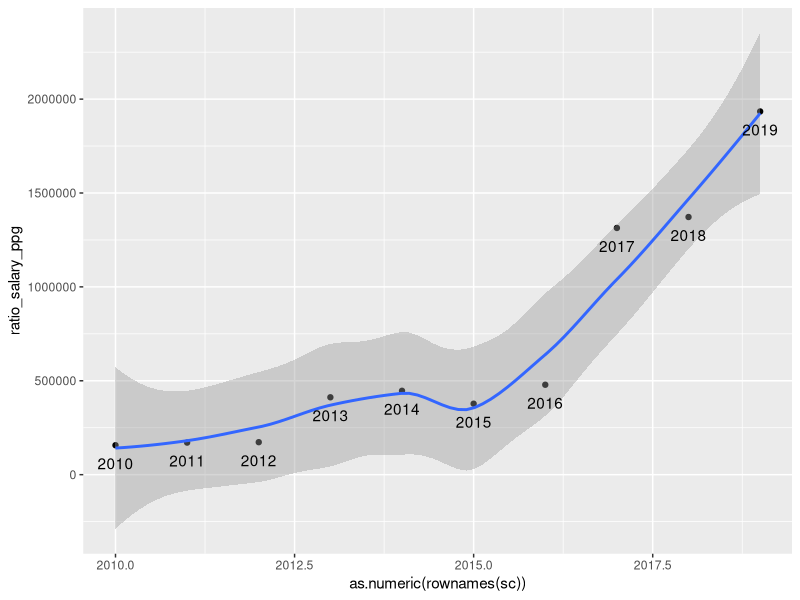
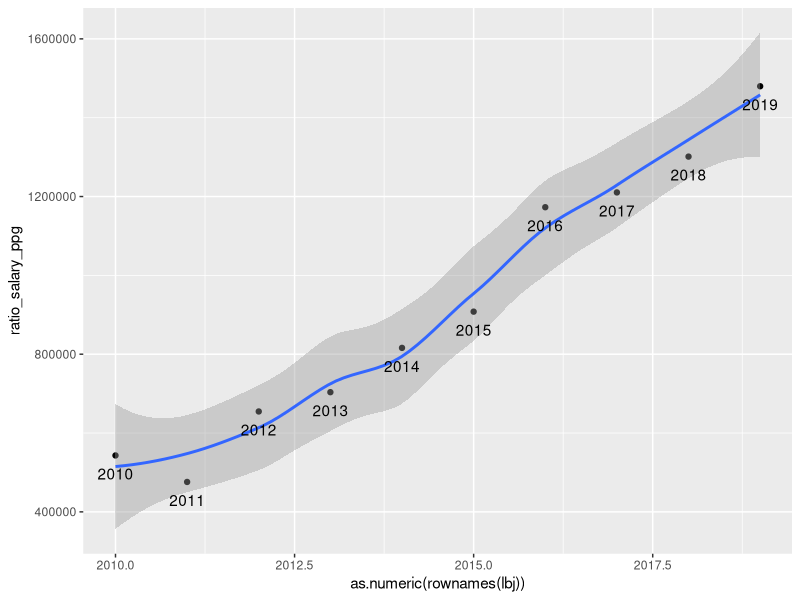
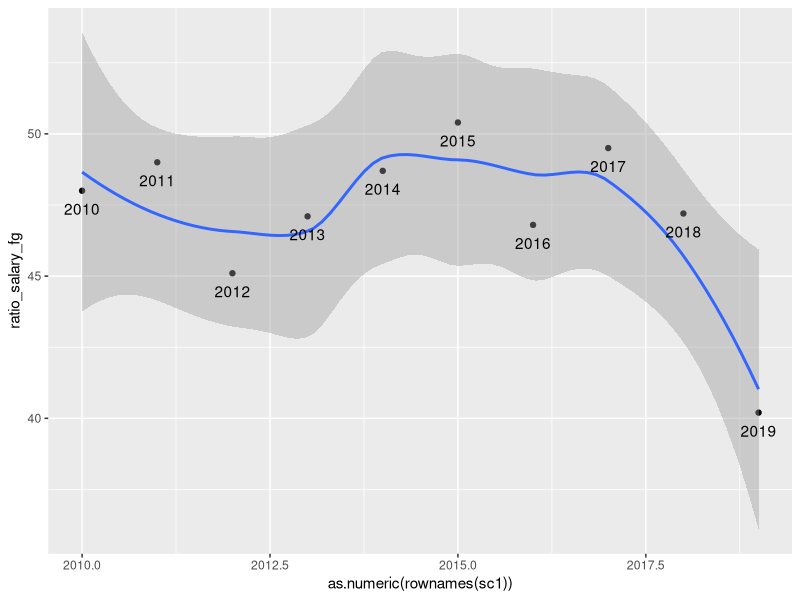

The R source for these figures, in order: (Note: this script raises an error after producing the figures.)
#The followings are data frames for "Salary" "PPG" "FG%" "GP" "MPG"

#SALARY
curry.salary<-c(2913840,2508901,3958742,9887642,10629213,
         11370786,12112359,34682550,37457154,40231758)
westbrook.salary<- c(4017720,4090724,13668750,14693906,15719062,
             16744218,26540100,28530608,35654150,37303152)
paul.salary<- c(14490152,13167648,17779458,18668431,20068563,21468696,
        22868828,24268959,35654150,36099827)
durant.salary<- c(6053663,12480948,16669629,17832627,18995624,
          20158622,26540100,25000000,30000000,37199000)
harden.salary<- c(4304520,3706270,5820416,13701250,14728844,15756438,
          26540100,28299399,30421854,35811563)
wall.salary <- c(5144280,4451040,5915880,7459925,14746000,15851950,
        16957900,18063850,19169800,38199000)
james.salary<- c(14500000,12896159,17545000,19067500,20644400,
         22970500,30963450,33285709,35654150,37436858)
lowry.salary<- c(5750000,4628049,5750000,6210000,12000000,
         12000000,12000000,28703704,31000000,32809028)
griffin.salary<- c(5357280,4612820,7226892,16441500,17674613,
           18907725,20140838,32088932,31873932,
           34234964)
george.salary<- c(2238660,1936730,2574120,3282003,15925680,
          17120106,18314532,19508958,30560700,33005556)

salary <- data.frame(curry.salary, westbrook.salary, paul.salary, durant.salary, harden.salary, wall.salary, james.salary, lowry.salary, griffin.salary, george.salary)
SALARY<- as.data.frame(t(salary))


rownames(SALARY)<-c("Stephen Curry","Russell Westbrook","Chris Paul", "Kevin Durant","James Harden",
                    "John Wall","LeBron James", "Kyle Lowry","Blake Griffin","Paul George")
colnames(SALARY) = c("2010-11","2011-12","2012-13","2013-14","2014-15","2015-16","2016-17","2017-18","2018-19","2019-20")

SALARY

#_________________________________________________________________________________________________________________

#PPG (Points Per Game)
curry.ppg <- c(18.6, 14.7, 22.9, 24.0, 23.8, 30.1, 25.3, 26.4, 27.3, 20.8)
westbrook.ppg <- c(21.9, 23.6, 23.2, 21.8, 28.1, 23.5, 31.6, 25.4	, 22.9, 27.2)
paul.ppg <- c(15.9, 19.8, 16.9, 19.1, 19.1, 19.5, 18.1, 18.6, 15.6, 17.6)
durant.ppg <- c(27.7, 28.0, 28.1, 32.0, 25.4, 28.2, 25.1, 26.4, 26.0, 0)
harden.ppg <- c(12.2, 16.8, 25.9, 25.4, 27.4, 29.0, 29.1, 30.4, 36.1, 34.3)
wall.ppg <- c(16.4, 16.3, 18.5, 19.3, 17.6, 19.9, 23.1, 19.4, 20.7, 0.0)
james.ppg <- c(26.7, 27.1, 26.8, 27.1, 25.3, 25.3, 26.4, 27.5, 27.4, 25.3)
lowry.ppg <- c(13.5, 14.3, 11.6, 17.9, 17.8, 21.2, 22.4, 16.2, 14.2, 19.4)
griffin.ppg <- c(22.5, 20.7, 18.0, 24.1, 21.9, 21.4, 21.6, 21.4, 24.5, 15.5)
george.ppg <- c(7.8, 12.1, 17.4, 21.7, 8.8, 23.1, 23.7, 21.9, 28.0, 21.5)

ppg <- data.frame(curry.ppg, westbrook.ppg, paul.ppg, durant.ppg, harden.ppg, wall.ppg, james.ppg, lowry.ppg, griffin.ppg, george.ppg)
PPG <- as.data.frame(t(ppg))

rownames(PPG) <- c("Stephen Curry", "Russell Westbrook", "Chris Paul", "Kevin Durant", "James Harden",
                   "John Wall", "Lebron James", "Kyle Lowry", "Blake Griffin", "Paul George")
colnames(PPG) = c("2010-11","2011-12","2012-13","2013-14","2014-15","2015-16","2016-17","2017-18","2018-19","2019-20")

PPG

#_______________________________________________________________________________________________________________

#FG% (Field Goal Percentage)
curry.fg <- c(48.0,49.0,45.1,47.1,48.7,50.4,46.8,49.5,47.2,40.2)
westbrook.fg <- c(44.2,45.7,43.8,43.7,42.6,45.4,42.5,44.9,42.8,47.2)
paul.fg <- c(46.3,47.8,48.1,46.7,48.5,46.2,47.6,46.0,41.9,48.9)
durant.fg <- c(46.2,49.6,51.0,50.3,51.0,50.5,53.7,51.6,52.1,0)
harden.fg <- c(43.6,49.1,43.8,45.6,44.0,43.9,44.0,44.9,44.2,44.4)
wall.fg <- c(40.9,42.3,44.1,43.3,44.5,42.4,45.1,42.0,44.4,0)
james.fg <- c(51.0,53.1,56.5,56.7,48.8,52.0,54.8,54.2,51.0,49.3)
lowry.fg <- c(42.6,40.9,40.1,42.3,41.2,42.7,46.4,42.7,41.1,42.6)
griffin.fg <- c(50.6,54.9,53.8,52.8,50.2,49.9,49.3,43.8,46.2,35.2)
george.fg <- c(45.3,44.0,41.9,42.4,36.7,41.8,46.1,43.0,43.8,43.9)

fg <- data.frame(curry.fg, westbrook.fg, paul.fg, durant.fg, harden.fg, wall.fg, james.fg, lowry.fg, griffin.fg, george.fg)
FG <- as.data.frame(t(fg))

rownames(FG) <- c("Stephen Curry","Russell Westbrook","Chris Paul", "Kevin Durant","James Harden",
                    "John Wall","LeBron James", "Kyle Lowry","Blake Griffin","Paul George")
colnames(FG) <- c("2010-11","2011-12","2012-13","2013-14","2014-15","2015-16","2016-17","2017-18","2018-19","2019-20")

FG

#_____________________________________________________________________________________________________________

#GP (Games Played)
curry.gp <- c(48,25,76,77,80,79,79,51,69,5)
westbrook.gp <- c(55,68,80,45,67,80,81,80,73,57)
paul.gp <- c(59,61,67,61,82,74,61,58,58,70)
durant.gp <- c(51,68,79,80,27,72,62,68,78,0)
harden.gp <- c(55,64,76,73,81,82,81,72,78,68)
wall.gp <- c(42,67,49,81,79,77,78,41,32,0)
james.gp <- c(54,64,74,77,69,76,74,82,55,67)
lowry.gp <- c(55,48,66,79,70,77,60,78,65,58)
griffin.gp <- c(55,67,77,79,67,35,61,58,75,18)
george.gp <- c(34,66,79,79,6,81,75,79,77,48)

gp <- data.frame(curry.gp, westbrook.gp, paul.gp, durant.gp, harden.gp, wall.gp, james.gp, lowry.gp, griffin.gp, george.gp)
GP <- as.data.frame(t(gp))

rownames(GP)<-c("Stephen Curry","Russell Westbrook","Chris Paul", "Kevin Durant","James Harden",
                "John Wall","LeBron James", "Kyle Lowry","Blake Griffin","Paul George")
colnames(GP) = c("2010-11","2011-12","2012-13","2013-14","2014-15","2015-16","2016-17","2017-18","2018-19","2019-20")

GP

#____________________________________________________________________________________________________________

#MPG (Minutes Per Game)
curry.mpg <- c(33.6,28.1,38.2,36.5,32.7,34.2,33.4,32.0,33.8,27.9)
westbrook.mpg <- c(34.7,35.3,34.9,30.7,34.4,34.4,34.6,36.4,36.0,36.0)
paul.mpg <- c(36.0,36.3,33.4,35.0,34.8,32.7,31.5,31.8,32.0,31.5)
durant.mpg <- c(38.9,38.6,38.5,38.5,33.8,35.8,33.4,34.2,34.6, 0)
harden.mpg <- c(26.7,31.4,38.3,38.0,36.8,38.1,36.4,35.4,36.8,36.5)
wall.mpg <- c(37.8,36.2,32.7,36.3,35.9,36.2,36.4,34.4,34.5,0)
james.mpg <- c(38.8,37.5,37.9,37.7,36.1,35.6,37.8,36.9,35.2,34.6)
lowry.mpg <- c(34.2,32.1,29.7,36.2,34.5,37.0,38.4,32.2,34.1,36.2)
griffin.mpg <- c(37.9,36.2,32.5,35.8,35.2,33.4,34.0,33.85,35.0,28.5)
george.mpg <- c(20.7,29.7,37.6,36.2,15.2,34.8,35.9,36.6,36.9,29.6)

mpg <- data.frame(curry.mpg, westbrook.mpg, paul.mpg, durant.mpg, harden.mpg, wall.mpg, james.mpg, lowry.mpg, griffin.mpg, george.mpg)
MPG <- as.data.frame(t(mpg))

rownames(MPG)<-c("Stephen Curry","Russell Westbrook","Chris Paul", "Kevin Durant","James Harden",
                "John Wall","LeBron James", "Kyle Lowry","Blake Griffin","Paul George")
colnames(MPG) = c("2010-11","2011-12","2012-13","2013-14","2014-15","2015-16","2016-17","2017-18","2018-19","2019-20")

MPG

#______________________________________________________________________________________________________________
#______________________________________________________________________________________________________________
#Graph

install.packages("ggplot2")
library(ggplot2)

#_______________________________________________________________________________
#Select players
#_______________________________________________________________________________
#Player 1: Stephen Curry PPG
sc <- data.frame(curry.ppg, curry.fg, curry.salary)
rownames(sc) <- c("2010", "2011", "2012", "2013", "2014", "2015", "2016", "2017", "2018", "2019")
sc$ratio_salary_ppg <- format(round(curry.salary/curry.ppg,2), nsmall=2)
sc$ratio_salary_ppg <- as.numeric(sc$ratio_salary_ppg)
sc$ratio_salary_fg <- curry.fg
sc

#Stephen Curry's salary to ppg ratio over 10 years
ggplot(data=sc, aes(x = as.numeric(rownames(sc)), y = ratio_salary_ppg))+
  geom_point() + geom_smooth() + geom_text(aes(label=rownames(sc)),
  hjust=0.5, vjust=2) + xlim(2010, 2019)

#Correlation between Stephen Curry's points per game and salary
cor(curry.ppg,curry.salary)

#_______________________________________________________________________________
#Player 2: LeBron James PPG
lbj <- data.frame(james.ppg, james.fg, james.salary)
rownames(lbj) <- c("2010", "2011", "2012", "2013", "2014", "2015", "2016", "2017", "2018", "2019")
lbj$ratio_salary_ppg <- format(round(james.salary/james.ppg,2), nsmall=2)
lbj$ratio_salary_ppg <- as.numeric(lbj$ratio_salary_ppg)
lbj$ratio_salary_fg <- james.fg
lbj

#LeBron James's salary to ppg ratio over 10 years
ggplot(data=lbj, aes(x = as.numeric(rownames(lbj)), y = ratio_salary_ppg))+
  geom_point() + geom_smooth() + geom_text(aes(label=rownames(lbj)),
                                           hjust=0.5, vjust=2) + xlim(2010, 2019)

#Correlation between LeBron James's points per game and salary
cor(james.ppg,james.salary)

sd(james.ppg)
sd(curry.ppg)
#LBJ has negative correlation between ppg and salary. The reason is because his salary has been increasing over the years
#but his ppg is very stable with very small standard deviation (only 0.88).
#while curry's standard deviation for his ppg is 4.46, which is 5 times of lbj's
#_______________________________________________________________________________
#Player 1: Stephen Curry FG%
sc1 <- data.frame(curry.ppg, curry.fg, curry.salary)
rownames(sc1) <- c("2010", "2011", "2012", "2013", "2014", "2015", "2016", "2017", "2018", "2019")
sc1$ratio_salary_fg <- format(round(curry.salary/curry.fg,2), nsmall=2)
sc1$ratio_salary_fg <- as.numeric(sc$ratio_salary_fg)
sc1

#Stephen Curry's salary to ppg ratio over 10 years
ggplot(data=sc1, aes(x = as.numeric(rownames(sc1)), y = ratio_salary_fg))+
  geom_point() + geom_smooth() + geom_text(aes(label=rownames(sc1)),
                                           hjust=0.5, vjust=2) + xlim(2010, 2019)

#Correlation between Stephen Curry's field goal percentage and salary
cor(curry.fg,curry.salary)
#_______________________________________________________________________________
#Player 2: LeBron James FG%
lbj1 <- data.frame(james.ppg, james.fg, james.salary)
rownames(lbj1) <- c("2010", "2011", "2012", "2013", "2014", "2015", "2016", "2017", "2018", "2019")
lbj1$ratio_salary_fg <- format(round(james.salary/james.fg,2), nsmall=2)
lbj1$ratio_salary_fg <- as.numeric(jbj1$ratio_salary_fg)
lbj1

#LeBron James's salary to ppg ratio over 10 years
ggplot(data=lbj1, aes(x = as.numeric(rownames(lbj1)), y = ratio_salary_ppg))+
  geom_point() + geom_smooth() + geom_text(aes(label=rownames(lbj1)),
                                           hjust=0.5, vjust=2) + xlim(2010, 2019)

#Correlation between LeBron James's field goal percentage and salary
cor(james.fg,james.salary)

sd(james.fg)
sd(curry.fg)